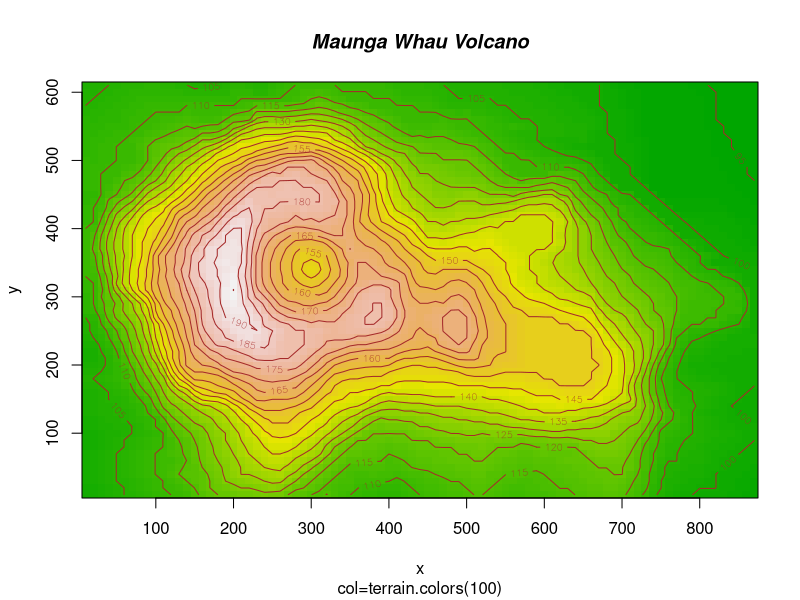
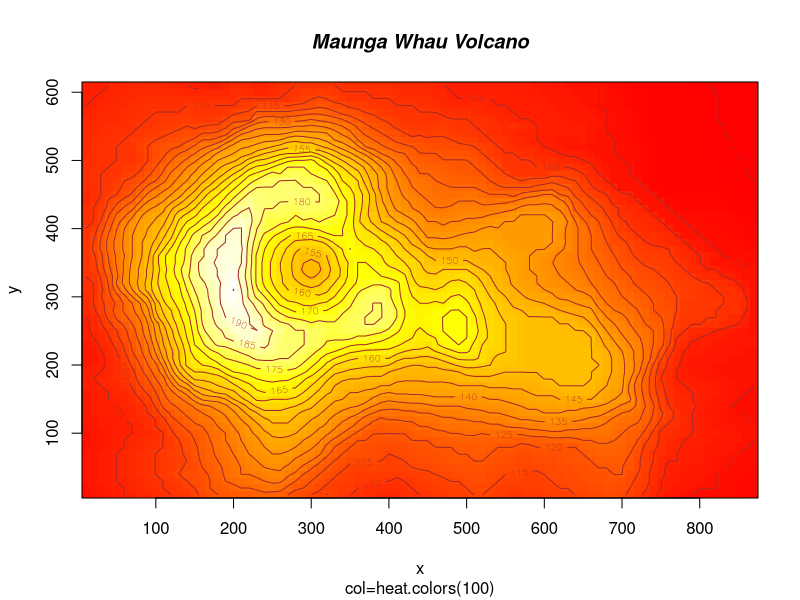
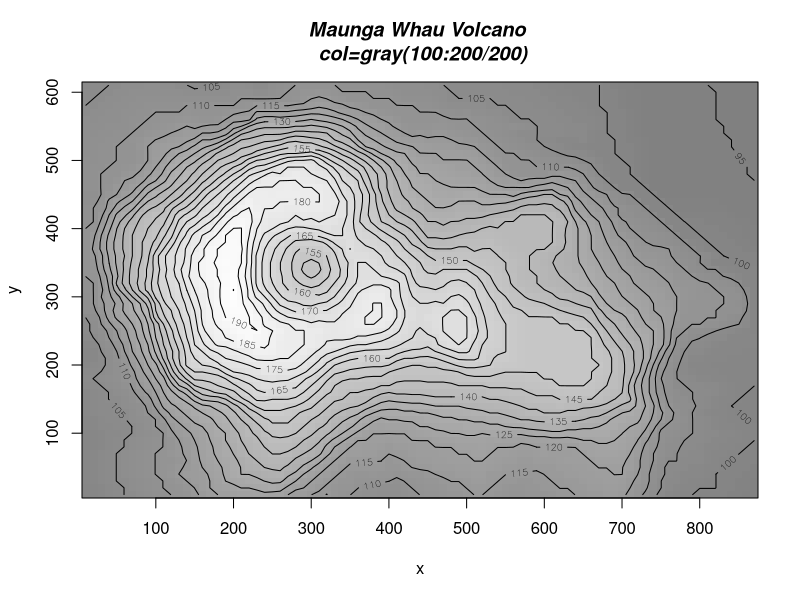
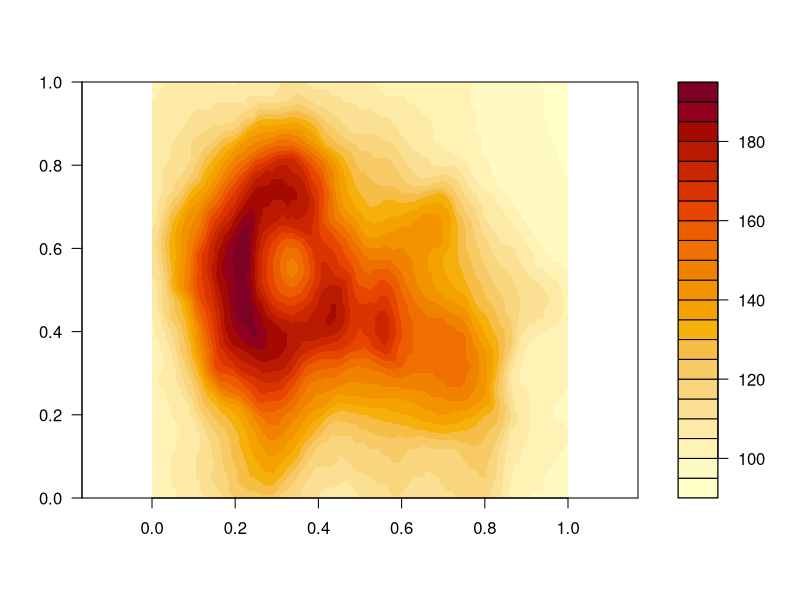
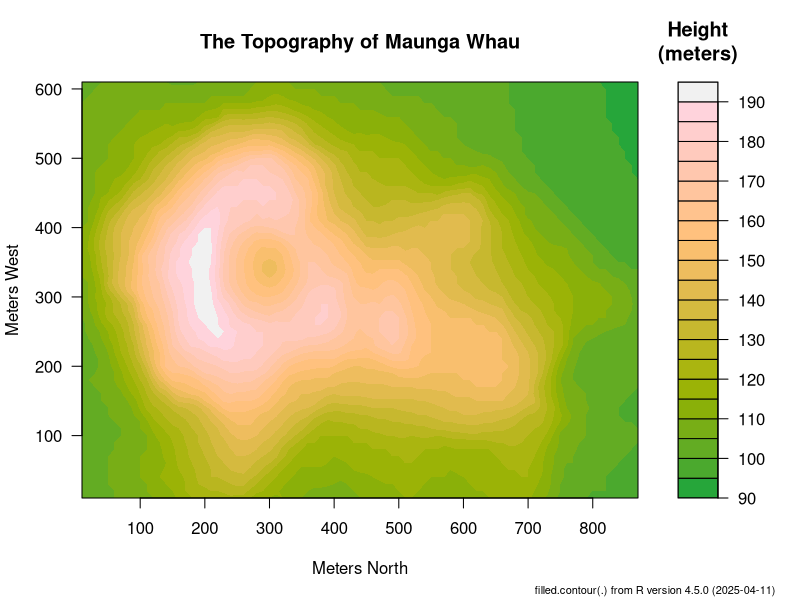
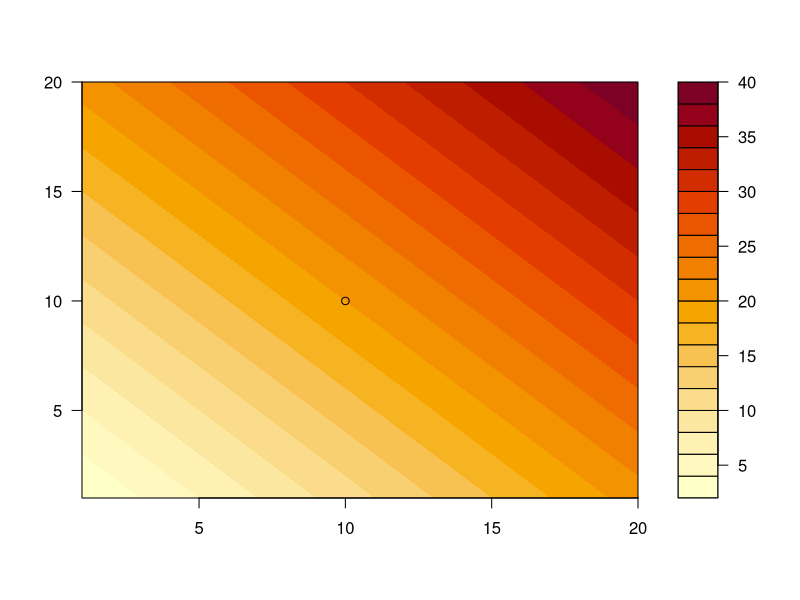
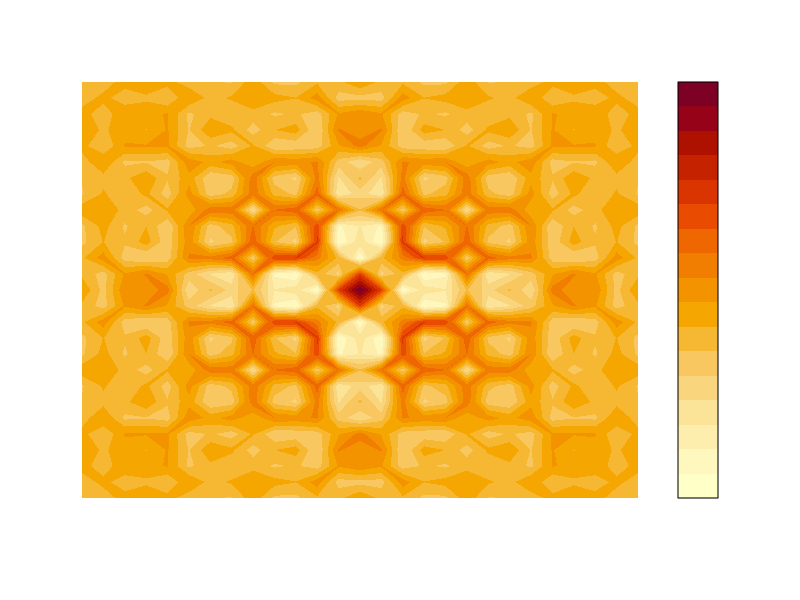
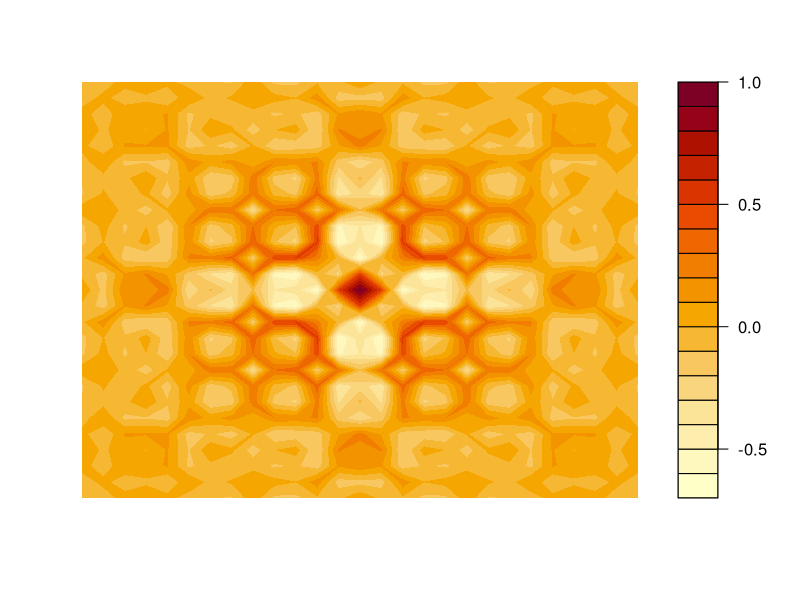

The R script that drew these images, in order:
setwd("/Users/italolemos/Documents/Meu RCurso")

# 3
#a
log(5 + (7^0.3))
#b
a = sqrt(3)
atan(a)
#c
sin(tan(pi/2))
#d
factorial(23)

#4
demo(image()) # Exibe algums demonstracoes de scripts do R

#5
a.c<-1
b.c<-2
c.c<-3
d.c<-4

rm(list = ls(pattern = ".c")) 
#6
?q

#7
q()
